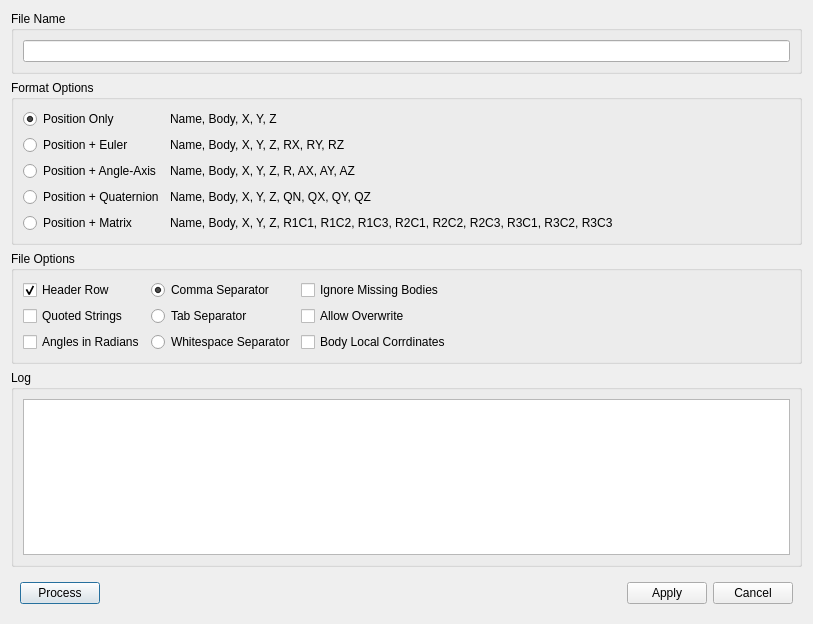
<?xml version="1.0" encoding="UTF-8"?>
<ui version="4.0">
 <class>DialogMarkerImport</class>
 <widget class="QDialog" name="DialogMarkerImport">
  <property name="geometry">
   <rect>
    <x>0</x>
    <y>0</y>
    <width>813</width>
    <height>624</height>
   </rect>
  </property>
  <property name="windowTitle">
   <string>Dialog</string>
  </property>
  <layout class="QGridLayout" name="gridLayout_6">
   <item row="0" column="0">
    <widget class="QGroupBox" name="groupBox_3">
     <property name="title">
      <string>File Name</string>
     </property>
     <layout class="QGridLayout" name="gridLayout_4">
      <item row="0" column="0">
       <widget class="LineEditPath" name="lineEditFileName"/>
      </item>
     </layout>
    </widget>
   </item>
   <item row="1" column="0">
    <widget class="QGroupBox" name="groupBox">
     <property name="title">
      <string>Format Options</string>
     </property>
     <layout class="QGridLayout" name="gridLayout">
      <item row="0" column="0">
       <widget class="QRadioButton" name="radioButtonPositionOnly">
        <property name="text">
         <string>Position Only</string>
        </property>
        <property name="checked">
         <bool>true</bool>
        </property>
       </widget>
      </item>
      <item row="0" column="1">
       <widget class="QLabel" name="label_2">
        <property name="text">
         <string>Name, Body, X, Y, Z</string>
        </property>
       </widget>
      </item>
      <item row="0" column="2">
       <spacer name="horizontalSpacer">
        <property name="orientation">
         <enum>Qt::Horizontal</enum>
        </property>
        <property name="sizeHint" stdset="0">
         <size>
          <width>178</width>
          <height>20</height>
         </size>
        </property>
       </spacer>
      </item>
      <item row="1" column="0">
       <widget class="QRadioButton" name="radioButtonPositionEuler">
        <property name="text">
         <string>Position + Euler</string>
        </property>
       </widget>
      </item>
      <item row="1" column="1">
       <widget class="QLabel" name="label_3">
        <property name="text">
         <string>Name, Body, X, Y, Z, RX, RY, RZ</string>
        </property>
       </widget>
      </item>
      <item row="2" column="0">
       <widget class="QRadioButton" name="radioButtonPositionAngleAxis">
        <property name="text">
         <string>Position + Angle-Axis</string>
        </property>
       </widget>
      </item>
      <item row="2" column="1">
       <widget class="QLabel" name="label_4">
        <property name="text">
         <string>Name, Body, X, Y, Z, R, AX, AY, AZ</string>
        </property>
       </widget>
      </item>
      <item row="3" column="0">
       <widget class="QRadioButton" name="radioButtonPositionQuaternion">
        <property name="text">
         <string>Position + Quaternion</string>
        </property>
       </widget>
      </item>
      <item row="3" column="1">
       <widget class="QLabel" name="label_5">
        <property name="text">
         <string>Name, Body, X, Y, Z, QN, QX, QY, QZ</string>
        </property>
       </widget>
      </item>
      <item row="4" column="0">
       <widget class="QRadioButton" name="radioButtonPositionMatrix">
        <property name="text">
         <string>Position + Matrix</string>
        </property>
       </widget>
      </item>
      <item row="4" column="1">
       <widget class="QLabel" name="label_6">
        <property name="text">
         <string>Name, Body, X, Y, Z, R1C1, R1C2, R1C3, R2C1, R2C2, R2C3, R3C1, R3C2, R3C3</string>
        </property>
       </widget>
      </item>
     </layout>
    </widget>
   </item>
   <item row="2" column="0">
    <widget class="QGroupBox" name="groupBox_2">
     <property name="title">
      <string>File Options</string>
     </property>
     <layout class="QGridLayout" name="gridLayout_3">
      <item row="1" column="1">
       <widget class="QRadioButton" name="radioButtonTabSeparator">
        <property name="text">
         <string>Tab Separator</string>
        </property>
       </widget>
      </item>
      <item row="2" column="0">
       <widget class="QCheckBox" name="checkBoxAnglesInRadians">
        <property name="text">
         <string>Angles in Radians</string>
        </property>
       </widget>
      </item>
      <item row="1" column="0">
       <widget class="QCheckBox" name="checkBoxQuotedStrings">
        <property name="text">
         <string>Quoted Strings</string>
        </property>
       </widget>
      </item>
      <item row="0" column="3">
       <spacer name="horizontalSpacer_3">
        <property name="orientation">
         <enum>Qt::Horizontal</enum>
        </property>
        <property name="sizeHint" stdset="0">
         <size>
          <width>40</width>
          <height>20</height>
         </size>
        </property>
       </spacer>
      </item>
      <item row="0" column="0">
       <widget class="QCheckBox" name="checkBoxHeaderRow">
        <property name="text">
         <string>Header Row</string>
        </property>
        <property name="checked">
         <bool>true</bool>
        </property>
       </widget>
      </item>
      <item row="0" column="1">
       <widget class="QRadioButton" name="radioButtonCommaSeparator">
        <property name="text">
         <string>Comma Separator</string>
        </property>
        <property name="checked">
         <bool>true</bool>
        </property>
       </widget>
      </item>
      <item row="2" column="1">
       <widget class="QRadioButton" name="radioButtonWhiteSpaceSeparator">
        <property name="text">
         <string>Whitespace Separator</string>
        </property>
       </widget>
      </item>
      <item row="0" column="2">
       <widget class="QCheckBox" name="checkBoxIgnoreMissingBodies">
        <property name="text">
         <string>Ignore Missing Bodies</string>
        </property>
       </widget>
      </item>
      <item row="1" column="2">
       <widget class="QCheckBox" name="checkBoxAllowOverwrite">
        <property name="text">
         <string>Allow Overwrite</string>
        </property>
       </widget>
      </item>
      <item row="2" column="2">
       <widget class="QCheckBox" name="checkBoxBodyLocalCoordinates">
        <property name="text">
         <string>Body Local Corrdinates</string>
        </property>
       </widget>
      </item>
     </layout>
    </widget>
   </item>
   <item row="3" column="0">
    <widget class="QGroupBox" name="groupBox_4">
     <property name="title">
      <string>Log</string>
     </property>
     <layout class="QGridLayout" name="gridLayout_5">
      <item row="0" column="0">
       <widget class="QPlainTextEdit" name="plainTextEditLog">
        <property name="readOnly">
         <bool>true</bool>
        </property>
       </widget>
      </item>
     </layout>
    </widget>
   </item>
   <item row="4" column="0">
    <widget class="QWidget" name="widget" native="true">
     <layout class="QGridLayout" name="gridLayout_2">
      <item row="0" column="4">
       <spacer name="horizontalSpacer_2">
        <property name="orientation">
         <enum>Qt::Horizontal</enum>
        </property>
        <property name="sizeHint" stdset="0">
         <size>
          <width>433</width>
          <height>20</height>
         </size>
        </property>
       </spacer>
      </item>
      <item row="0" column="6">
       <widget class="QPushButton" name="pushButtonApply">
        <property name="text">
         <string>Apply</string>
        </property>
       </widget>
      </item>
      <item row="0" column="7">
       <widget class="QPushButton" name="pushButtonCancel">
        <property name="text">
         <string>Cancel</string>
        </property>
       </widget>
      </item>
      <item row="0" column="0">
       <widget class="QPushButton" name="pushButtonProcess">
        <property name="text">
         <string>Process</string>
        </property>
        <property name="default">
         <bool>true</bool>
        </property>
       </widget>
      </item>
     </layout>
    </widget>
   </item>
  </layout>
 </widget>
 <customwidgets>
  <customwidget>
   <class>LineEditPath</class>
   <extends>QLineEdit</extends>
   <header>LineEditPath.h</header>
  </customwidget>
 </customwidgets>
 <tabstops>
  <tabstop>lineEditFileName</tabstop>
  <tabstop>radioButtonPositionOnly</tabstop>
  <tabstop>radioButtonPositionEuler</tabstop>
  <tabstop>radioButtonPositionAngleAxis</tabstop>
  <tabstop>radioButtonPositionQuaternion</tabstop>
  <tabstop>radioButtonPositionMatrix</tabstop>
  <tabstop>checkBoxHeaderRow</tabstop>
  <tabstop>checkBoxQuotedStrings</tabstop>
  <tabstop>checkBoxAnglesInRadians</tabstop>
  <tabstop>radioButtonCommaSeparator</tabstop>
  <tabstop>radioButtonTabSeparator</tabstop>
  <tabstop>radioButtonWhiteSpaceSeparator</tabstop>
  <tabstop>checkBoxIgnoreMissingBodies</tabstop>
  <tabstop>checkBoxAllowOverwrite</tabstop>
  <tabstop>checkBoxBodyLocalCoordinates</tabstop>
  <tabstop>plainTextEditLog</tabstop>
  <tabstop>pushButtonApply</tabstop>
 </tabstops>
 <resources/>
 <connections/>
</ui>
